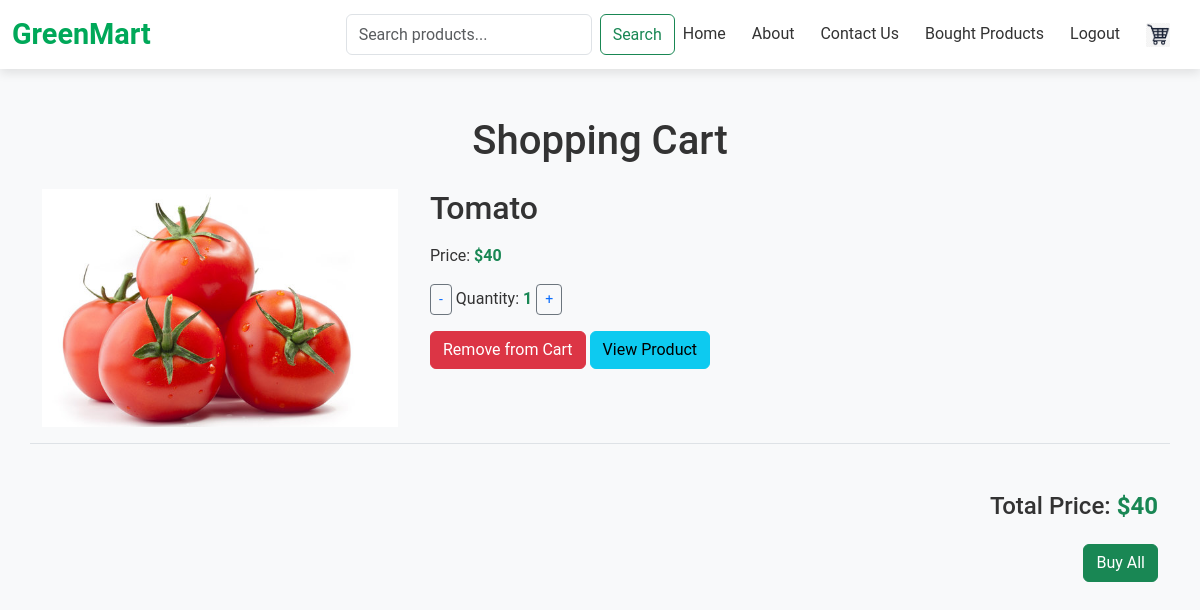
/view_cart/ (signed in), run on an earlier commit of the app's database.
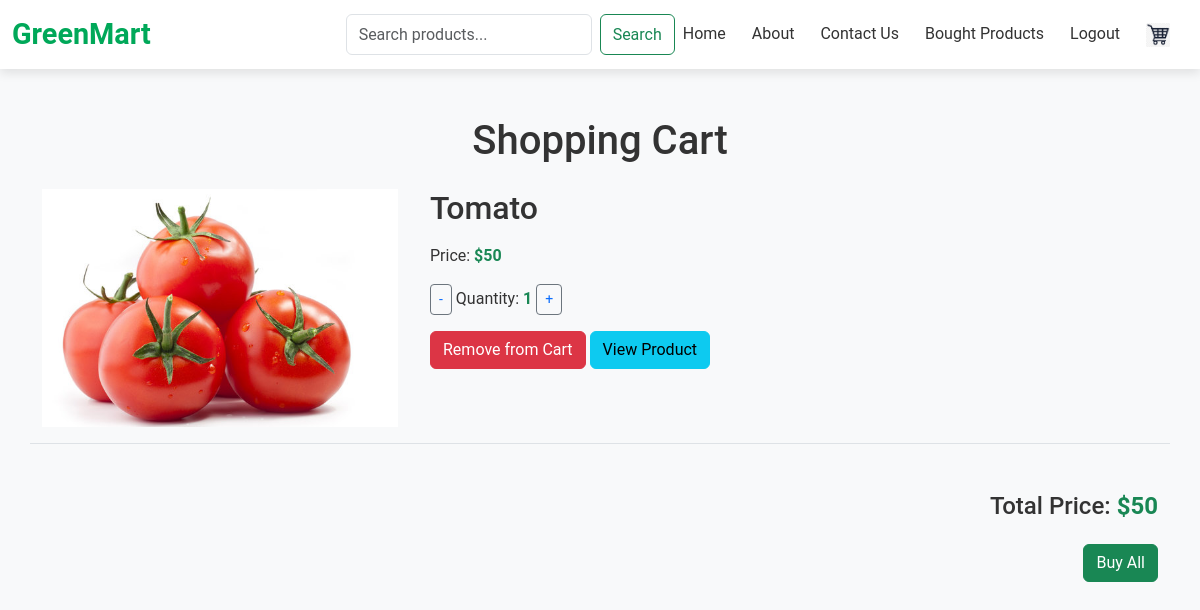
And on a later commit of the database.
### gm_app/models.py (models this page shows)
class Cart(models.Model):
    product=models.ForeignKey(Product,on_delete=models.CASCADE)
    user=models.ForeignKey(User,on_delete=models.CASCADE)
    qty=models.IntegerField()
    is_active = models.BooleanField(default=True)

class Product(models.Model):
    pid=models.TextField()
    name=models.TextField()
    dis=models.TextField()
    offer_price=models.IntegerField()
    price=models.IntegerField()
    stock=models.IntegerField()
    category=models.ForeignKey(Category,on_delete=models.CASCADE)
    img=models.FileField()

### gm_app/views.py (the view)
# urls.py: path('view_cart/', views.view_cart, name='view_cart'),
def view_cart(request,):
    cart = Cart.objects.filter(user=request.user)
    if not cart.exists():
        return redirect('user_home')
    cart_total = sum(item.product.offer_price * item.qty for item in cart)
    return render(request, 'user/cart.html', {'cart': cart, 'cart_total': cart_total})

### templates/user/cart.html (shortened to what this page needs)
<!DOCTYPE html>
<html lang="en">
<head>
    <link href="https://cdn.jsdelivr.net/npm/bootstrap@5.3.3/dist/css/bootstrap.min.css" rel="stylesheet">
    {% load static %}
</head>
<body>
    <nav class="navbar navbar-expand-lg navbar-light bg-white sticky-top">
        <div class="container-fluid">
            <a class="navbar-brand" href="{% url 'user_home' %}">GreenMart</a>
            <div class="collapse navbar-collapse" id="navbarNav">
                <ul class="navbar-nav ms-auto">
                    <form class="d-flex ms-3" method="GET" action="{% url 'product_search' %}">
                        <input class="form-control me-2" type="search" name="query" placeholder="Search products..." aria-label="Search">
                        <button class="btn btn-outline-success" type="submit">Search</button>
                    </form>
                    <li class="nav-item"><a class="nav-link" href="{% url 'user_home' %}">Home</a></li>
                    <li class="nav-item"><a class="nav-link" href="{% url 'about_user' %}">About</a></li>
                    <li class="nav-item"><a class="nav-link" href="{% url 'contact_user' %}">Contact Us</a></li>
                    <li class="nav-item"><a class="nav-link" href="{% url 'bought_products' %}">Bought Products</a></li>
                    <li class="nav-item"><a class="nav-link" href="{% url 'logout' %}">Logout</a></li>
                    <li class="nav-item"><a class="nav-link" href="{% url 'view_cart' %}"><img src="{% static 'img/cart.png' %}" alt="Cart" style="width: 24px;"></a></li>
                </ul>
            </div>
        </div>
    </nav>
    <div class="container mt-5">
        <h1 class="text-center mb-4">Shopping Cart</h1>
        {% if cart %}
        <div class="row">
            {% for i in cart %}
            <div class="col-lg-12 mb-4 border-bottom pb-3">
                <div class="row">
                    <div class="col-md-4 col-12">
                        <img src="{{ i.product.img.url }}" class="cart-product-img" alt="Product Image">
                    </div>
                    <div class="col-md-8 col-12 cart-product-details">
                        <h2 class="mb-3">{{ i.product.name }}</h2>
                        <p>Price: <span class="text-success fw-bold">${{ i.product.offer_price }}</span></p>
                        <p>
                            <button class="btn btn-outline-secondary btn-sm">
                                <a href="{% url 'decrease_quantity' i.pk %}" style="text-decoration: none;">-</a>
                            </button>
                            Quantity: <span class="text-success fw-bold">{{ i.qty }}</span>
                            <button class="btn btn-outline-secondary btn-sm">
                                 <a href="{% url 'increase_quantity' i.pk %}" style="text-decoration: none;">+</a>
                            </button>
                        </p>
                        <a href="{% url 'remove_from_cart' i.pk %}" class="btn btn-danger mb-2">Remove from Cart</a>
                        <a href="{% url 'product_view' i.product.pk %}" class="btn btn-info mb-2">View Product</a>
                    </div>
                </div>
            </div>
            {% endfor %}
        </div>
        <div class="row mt-4">
            <div class="col-12 text-end">
                <h3 class="cart-total">Total Price: <span class="text-success fw-bold">${{ cart_total }}</span></h3>
                <a href="#" class="btn btn-success mt-3">Buy All</a>
            </div>
        </div>
        {% else %}
        <div class="row">
            <div class="col-lg-12 text-center">
                <h3 class="text-muted">Your cart is empty!</h3>
            </div>
        </div>
        {% endif %}
    </div>
</body>
</html>

What changed in the data, as far as the page shows it:
changed through a linked row, Cart "Tomato": product.offer_price "40" → "50"
Also different on the page:
{{ cart_total }}: "40" → "50"
